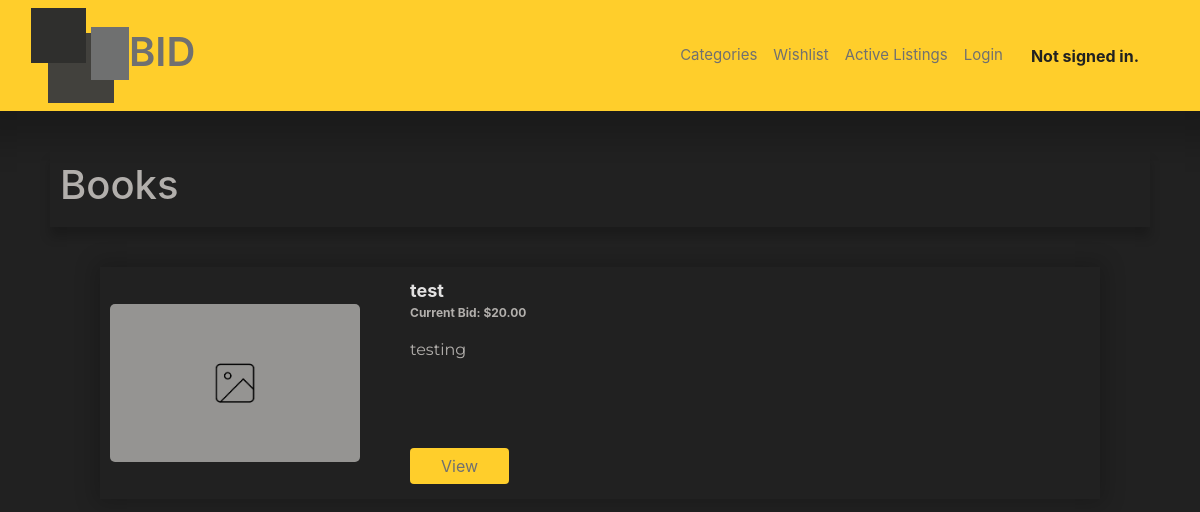
The app's page /1/results with its own data.
### auctions/models.py (models this page shows, shortened)
class categories(models.Model):
    category = models.CharField(max_length=200)
    def __str__(self):
        return self.category

class auctionListings(models.Model):
    title = models.CharField( null=True, max_length=80)
    description = models.TextField(null=True, max_length=4000)
    startingPrice = models.FloatField(null=True,)
    imgUrl = models.URLField(max_length=200, null=True, blank=True)
    category = models.ForeignKey(categories, on_delete=models.CASCADE, null=True, related_name='all_listings')
    user = models.ForeignKey(User, null=True, on_delete=models.PROTECT, related_name='my_listings')
    topBid = models.FloatField(null=True, blank=True,)
    buyer = models.ForeignKey(User, null=True, blank=True, max_length=80, on_delete=models.PROTECT, related_name='bought_listings')
    status = models.BooleanField(null=True, default=True)
    watchers = models.ManyToManyField(User, blank=True, related_name='watching')

### auctions/views.py (the view)
# urls.py: path("<int:category>/results", views.category_results, name='category_results'),
def category_results(request, category):
    category_title = categories.objects.get(pk=category)
    allListings = auctionListings.objects.filter(category=category, status=True).all()
    if allListings:
        return render(request, 'auctions/category.html',{
        'listings': allListings,
        'category_title': category_title
        })
    else:
        return render(request, 'auctions/category.html',{
        'message': 'Sorry, no listings under this Category'
        })

### auctions/templates/auctions/category.html
{% extends 'auctions/layout.html' %}
{% load static %}
{%block body %}
    <div class='page-title'>
        <h1>{{category_title}}</h1>
    </div>
    {% if message %}
        <div class="message-container">
            <h3>{{ message }}</h3>
        </div>
    {%else%}
        <div class= 'active-listings'>
            {% for listing in listings %}
                <div class='listing-item'>
                    {%if listing.imgUrl is None %}
                    <div class='listing-img'>
                        <img  src="{% static 'auctions/assets/img-placeholder.png' %}" alt='Listed Item'>
                    </div>
                    {% else %}
                        <div class='listing-img'>
                        <img  src='{{listing.imgUrl}}' alt='Listed Item'>
                    </div>
                    {% endif %}
                    <div class='listing-details'>
                        <div class='listing-title'><strong>{{listing.title}}</strong></div>
                        {% if listing.topBid is None %}
                            <div class='listing-price'>
                                <strong><p>Current Bid: ${{listing.startingPrice|floatformat:2}}</p></strong>
                            </div>
                        {% else %}
                            <div class='listing-price'>
                            <strong><p>Current Bid: ${{listing.topBid|floatformat:2}}</p></strong>
                        </div>
                        {% endif %}
                        <div class='listing-description'>
                            <p>{{ listing.description|truncatechars:190 }}<p>
                        </div>
                        <a href="{% url 'listing_page' listing.id %}">
                            <button class='btn view-btn' type='submit'>View</button>
                        </a>
                    </div>
                </div>
            {%endfor%}
        </div>
    {%endif%}
{% endblock %}

### auctions/static/auctions/styles.css (style rules this page uses)
body { background: #212121; color: #B2AFAC; }
.page-title { margin: 0 50px; padding: 10px; box-shadow: 0 10px 10px 0px rgba(0,0,0,.2); }
.btn { padding: 5px 30px!important; margin-bottom: 20px; background: #FFCE2B!important; color: #707070!important; }
.active-listings { margin: 40px 100px; display: flex; flex-direction: column; }
.listing-description { font-family: 'Montserrat', sans-serif; width: 400px; height: 90px; }
.listing-item { display: flex; padding: 10px; box-shadow: 0 0 20px 5px rgba(0,0,0,.2); margin-bottom: 30px; }
.listing-details { margin-left: 50px; }
.listing-img { align-self: center; }
.listing-img img { max-width: 250px; border-radius: 5px; }
.listing-price { font-size: 12px; }
.listing-title { font-size: 18px; color: rgb(226, 225, 225); }
.view-btn { margin: 20px 0 5px 0; }

### records on screen
categories: category "Books"
auctionListings: title "test", startingPrice "20.00", description "testing"
